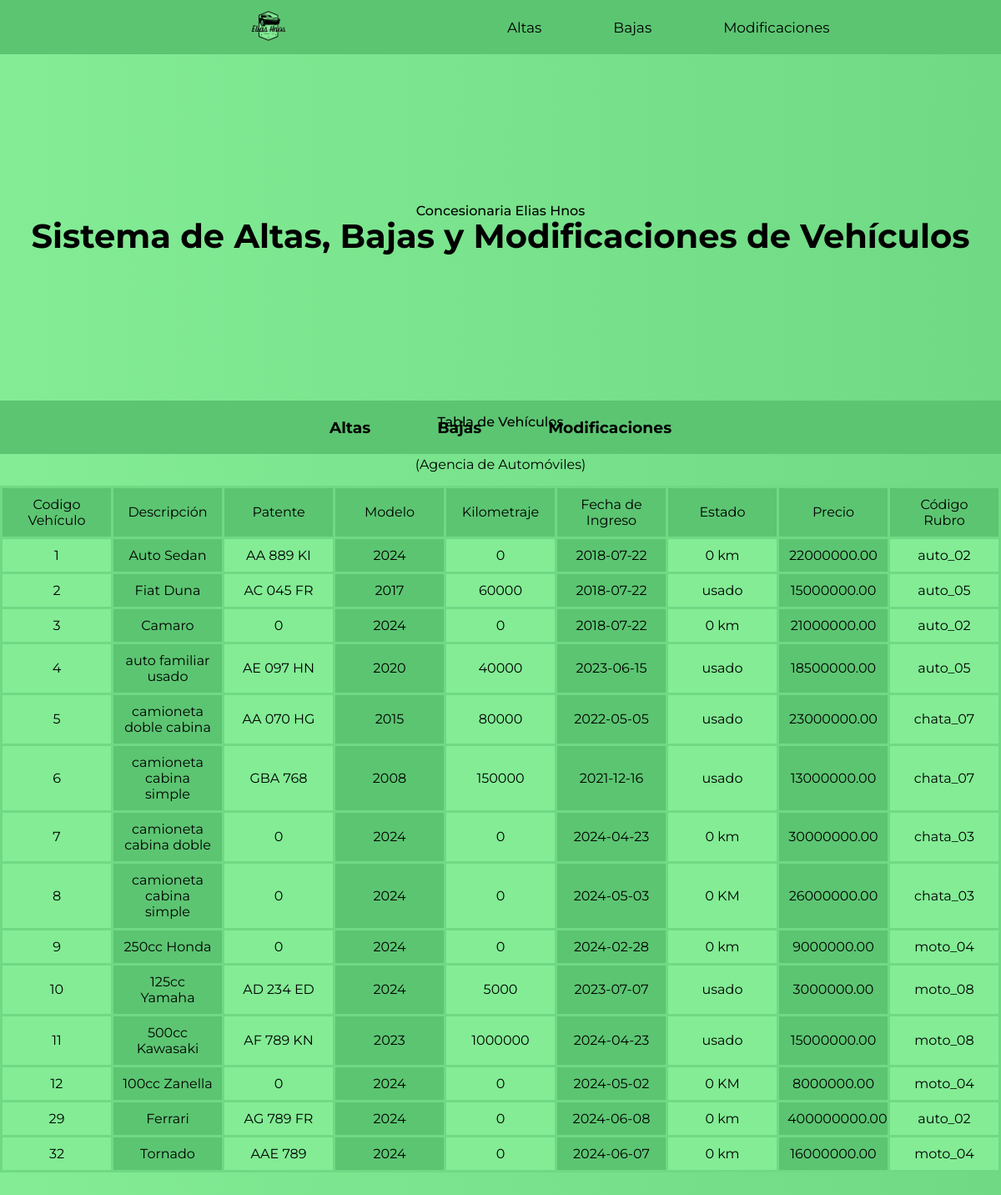
The page /MAIN/index.php on the database its author committed.
### tables this page shows
CREATE TABLE `vehiculos` (
  `cod_vehiculo` int(11) NOT NULL,
  `desc_vehiculo` varchar(100) NOT NULL,
  `patente_vehiculo` varchar(20) NOT NULL,
  `modelo_vehiculo` int(4) NOT NULL,
  `km_vehiculo` int(11) NOT NULL,
  `fec_ing_vehiculo` date NOT NULL,
  `estado_vehiculo` varchar(10) NOT NULL,
  `precio_vehiculo` decimal(12,2) NOT NULL,
  `cod_rubro` varchar(10) NOT NULL
);

### MAIN/Mostrar_tabla/index.php (the view, shortened to what this page needs)
<?php
$conexion = mysqli_connect('localhost', 'root','', 'agenciaautomoviles2');
?>
<!DOCTYPE html>
<html lang="es">
<head>
    <link rel="stylesheet" href="style.css">
</head>
<body>
    <section class="tabla_vehiculo">
        <div class="titulo_tabla">
            <h2>Tabla de Vehículos</h2>
            <p>(Agencia de Automóviles)</p>
        </div>
        <table>
            <tr>
                <td>Codigo Vehículo</td>
                <td>Descripción</td>
                <td>Patente</td>
                <td>Modelo</td>
                <td>Kilometraje</td>
                <td>Fecha de Ingreso</td>
                <td>Estado</td>
                <td>Precio</td>
                <td>Código Rubro</td>
            </tr>
            <?php
            $sql = "SELECT * from vehiculos";
            $result = mysqli_query($conexion,$sql);
            while($mostrar = mysqli_fetch_array($result)){
            ?>
            <tr>
                <td class="tr1"><?php echo $mostrar ['cod_vehiculo']?></td>
                <td><?php echo $mostrar ['desc_vehiculo']?></td>
                <td class="tr1"><?php echo $mostrar ['patente_vehiculo']?></td>
                <td><?php echo $mostrar ['modelo_vehiculo']?></td>
                <td class="tr1"><?php echo $mostrar ['km_vehiculo']?></td>
                <td><?php echo $mostrar ['fec_ing_vehiculo']?></td>
                <td class="tr1"><?php echo $mostrar ['estado_vehiculo']?></td>
                <td><?php echo $mostrar ['precio_vehiculo']?></td>
                <td class="tr1"><?php echo $mostrar ['cod_rubro']?></td>
            </tr>
            <?php
            }
            ?>
        </table>
    </section>
</body>
</html>

### MAIN/styles.css (style rules this page uses)
* { padding: 0; margin: 0 auto; box-sizing: border-box; font-family: 'Montserrat'; color: black; }
body { background: linear-gradient(to right, #83ec95, #6fd984); }
h2 { display: flex; justify-content: center; align-items: center; text-align: center; }
p { display: flex; justify-content: center; align-items: center; text-align: center; font-weight: 400; }
.titulo_tabla { margin: 2vh 0; }
table, tr, td { table-layout: fixed; width: 100%; border-collapse: collapse; border: 3px solid #6fd984; text-align: center; padding: 10px; }
tr { background-color: #5cc572; }
.tr1 { background-color: #83ec95; }

### A/Mostrar_tabla/style.css (style rules this page uses)
body { box-sizing: border-box; background-color: #96ffa7; font-family: 'Montserrat'; color: black; }
h1, h2 { text-align: center; }
h2 { font-size: 2vh; font-weight: 500; margin-top: -4.5vh; margin-bottom: 4vh; }
table, tr, td { table-layout: fixed; width: 100%; border-collapse: collapse; border: 3px solid #6fd984; text-align: center; padding: 10px; }
tr { background-color: #5cc572; }
.tr1 { background-color: #83ec95; }

### rows shown on the page
vehiculos: cod_vehiculo "1", desc_vehiculo "Auto Sedan", patente_vehiculo "AA 889 KI", modelo_vehiculo "2024", km_vehiculo "0", fec_ing_vehiculo "2018-07-22", estado_vehiculo "0 km", precio_vehiculo "22000000.00", cod_rubro "auto_02"
vehiculos: cod_vehiculo "2", desc_vehiculo "Fiat Duna", patente_vehiculo "AC 045 FR", modelo_vehiculo "2017", km_vehiculo "60000", fec_ing_vehiculo "2018-07-22", estado_vehiculo "usado", precio_vehiculo "15000000.00", cod_rubro "auto_05"
vehiculos: cod_vehiculo "3", desc_vehiculo "Camaro", patente_vehiculo "0", modelo_vehiculo "2024", km_vehiculo "0", fec_ing_vehiculo "2018-07-22", estado_vehiculo "0 km", precio_vehiculo "21000000.00", cod_rubro "auto_02"
vehiculos: cod_vehiculo "4", desc_vehiculo "auto familiar usado", patente_vehiculo "AE 097 HN", modelo_vehiculo "2020", km_vehiculo "40000", fec_ing_vehiculo "2023-06-15", estado_vehiculo "usado", precio_vehiculo "18500000.00", cod_rubro "auto_05"
vehiculos: cod_vehiculo "5", desc_vehiculo "camioneta doble cabina", patente_vehiculo "AA 070 HG", modelo_vehiculo "2015", km_vehiculo "80000", fec_ing_vehiculo "2022-05-05", estado_vehiculo "usado", precio_vehiculo "23000000.00", cod_rubro "chata_07"
vehiculos: cod_vehiculo "6", desc_vehiculo "camioneta cabina simple", patente_vehiculo "GBA 768", modelo_vehiculo "2008", km_vehiculo "150000", fec_ing_vehiculo "2021-12-16", estado_vehiculo "usado", precio_vehiculo "13000000.00", cod_rubro "chata_07"
vehiculos: cod_vehiculo "7", desc_vehiculo "camioneta cabina doble", patente_vehiculo "0", modelo_vehiculo "2024", km_vehiculo "0", fec_ing_vehiculo "2024-04-23", estado_vehiculo "0 km", precio_vehiculo "30000000.00", cod_rubro "chata_03"
vehiculos: cod_vehiculo "8", desc_vehiculo "camioneta cabina simple", patente_vehiculo "0", modelo_vehiculo "2024", km_vehiculo "0", fec_ing_vehiculo "2024-05-03", estado_vehiculo "0 KM", precio_vehiculo "26000000.00", cod_rubro "chata_03"
vehiculos: cod_vehiculo "9", desc_vehiculo "250cc Honda", patente_vehiculo "0", modelo_vehiculo "2024", km_vehiculo "0", fec_ing_vehiculo "2024-02-28", estado_vehiculo "0 km", precio_vehiculo "9000000.00", cod_rubro "moto_04"
vehiculos: cod_vehiculo "10", desc_vehiculo "125cc Yamaha", patente_vehiculo "AD 234 ED", modelo_vehiculo "2024", km_vehiculo "5000", fec_ing_vehiculo "2023-07-07", estado_vehiculo "usado", precio_vehiculo "3000000.00", cod_rubro "moto_08"
vehiculos: cod_vehiculo "11", desc_vehiculo "500cc Kawasaki", patente_vehiculo "AF 789 KN", modelo_vehiculo "2023", km_vehiculo "1000000", fec_ing_vehiculo "2024-04-23", estado_vehiculo "usado", precio_vehiculo "15000000.00", cod_rubro "moto_08"
vehiculos: cod_vehiculo "12", desc_vehiculo "100cc Zanella", patente_vehiculo "0", modelo_vehiculo "2024", km_vehiculo "0", fec_ing_vehiculo "2024-05-02", estado_vehiculo "0 KM", precio_vehiculo "8000000.00", cod_rubro "moto_04"
vehiculos: cod_vehiculo "29", desc_vehiculo "Ferrari", patente_vehiculo "AG 789 FR", modelo_vehiculo "2024", km_vehiculo "0", fec_ing_vehiculo "2024-06-08", estado_vehiculo "0 km", precio_vehiculo "400000000.00", cod_rubro "auto_02"
vehiculos: cod_vehiculo "32", desc_vehiculo "Tornado", patente_vehiculo "AAE 789", modelo_vehiculo "2024", km_vehiculo "0", fec_ing_vehiculo "2024-06-07", estado_vehiculo "0 km", precio_vehiculo "16000000.00", cod_rubro "moto_04"
